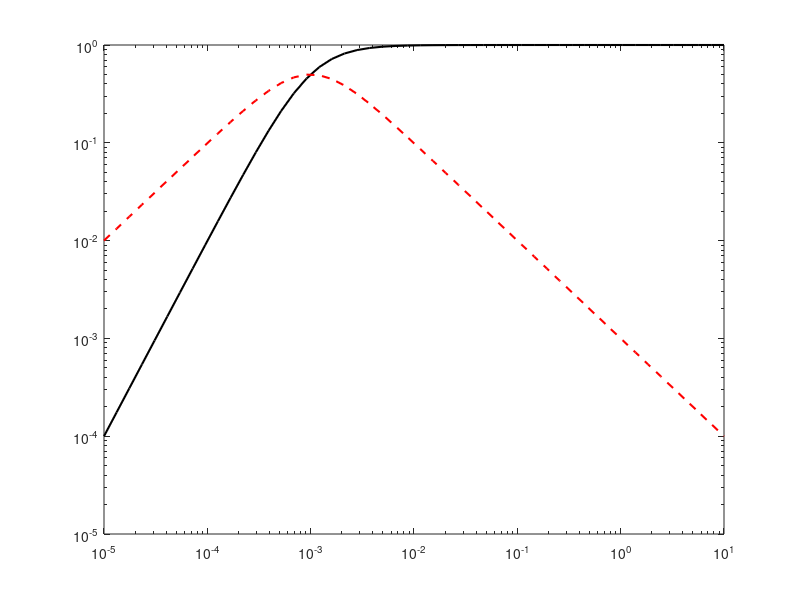

Source code (MATLAB): (Note: this script raises an error after producing the figure.)
omega = 10.^( linspace(-5, 1, 50 ));
tau = 1000;
Gp = (omega.^2*tau^2)./(omega.^2*tau^2 + 1);
Gpp = (omega*tau)./(omega.^2*tau^2 + 1);

figure(1)
clf
loglog(omega,Gp,'k-','LineWidth',1.5)
hold on
loglog(omega,Gpp,'r--','LineWidth',1.5)

LogLogDecadesEqual(gca,[1e-5 1e1],[1e-4 1e1])
xlabel("\omega (s^{-1})")
ylabel("G/G_0 (a.u.)")
set(gca,'FontSize',12,'LineWidth',1.5,'XTick',10.^(-5:1),'YTick',10.^(-5:1))
legend("G'","G''")